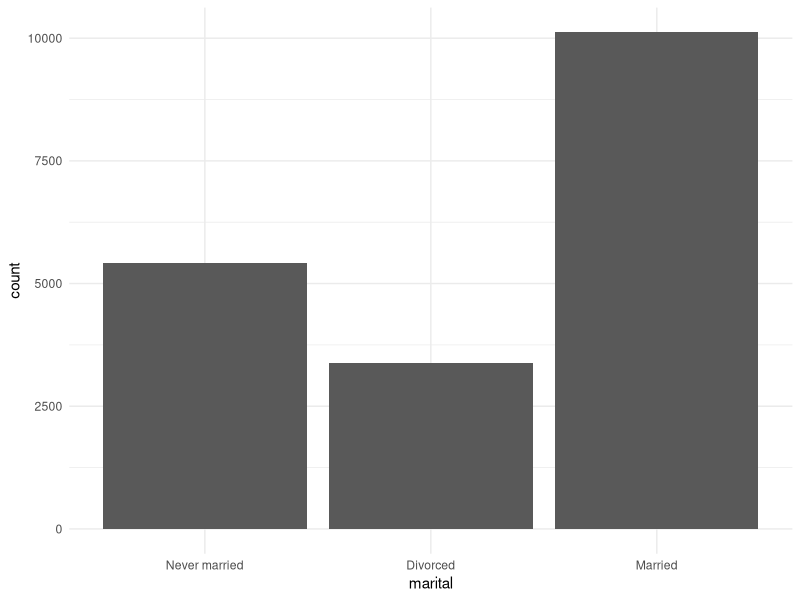

Reproduce this figure in R.
# R Programming 101
# Statistics with R programming
# 02 - Chi-squared test using R programming
# https://www.youtube.com/watch?v=cJRPZ8HD-zI&list=PLtL57Fdbwb_B5v9p9vGVjdjrvWZL7peTy&index=2
# 2026-01-06

# Load packages ----

library(tidyverse)

theme_set(theme_minimal())

# Prepare data ----

View(gss_cat)

my_data <- gss_cat |> 
  select(marital) |> 
  filter(marital %in% c("Married", "Never married", "Divorced")) |> 
  mutate(marital = fct_drop(marital))

my_data |> 
  ggplot(aes(x = marital)) +
  geom_bar()

my_table <- table(my_data)
my_table

# Chi-squared test ----

# Chi-squared test: are the proportions different?
# Null hypothesis: there is no difference, all categories are the same.

chisq.test(my_table)

# p-value < 2.2e-16 -> extremely unlikely that if we had equal proportions,
# we would see a difference of the size that we are seing -> statistically 
# significant.

my_data |> 
  table() |> 
  chisq.test()

my_data |> 
  table() |> 
  rstatix::chisq_test()